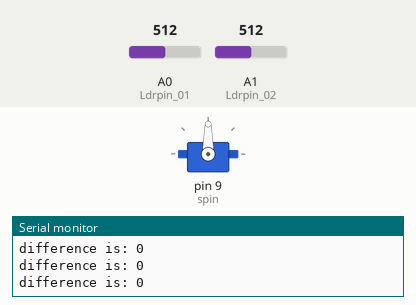
This sketch was run on a simulated Arduino Uno, built with avr-gcc and run on an emulated ATmega328P. Parts: servo, the last lines printed to the serial monitor. The inputs (shaded band) are chosen by the test bench; at power-on: A0 (Ldrpin_01) = 512, A1 (Ldrpin_02) = 512.

Above: at 1.2 s.
1.3 s: A0 (Ldrpin_01) set to 618
4.3 s: A0 (Ldrpin_01) set to 641
At 7.0 s:
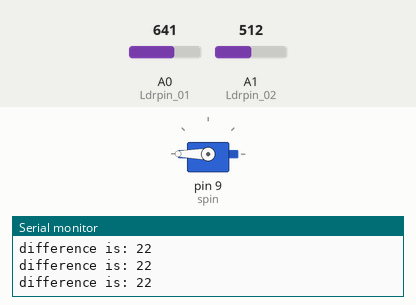
7.3 s: A1 (Ldrpin_02) set to 737
8.8 s: A1 (Ldrpin_02) set to 774
At 9.27 s:
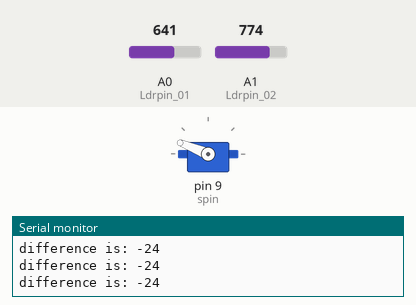
11.8 s: A0 (Ldrpin_01) set to 876
At 11.8 s:
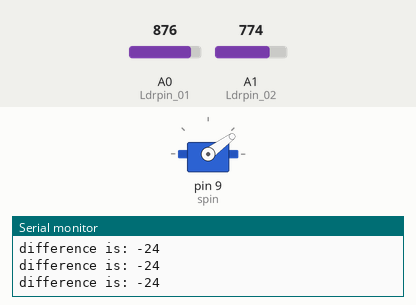
13.3 s: A0 (Ldrpin_01) set to 906
At 13.77 s:
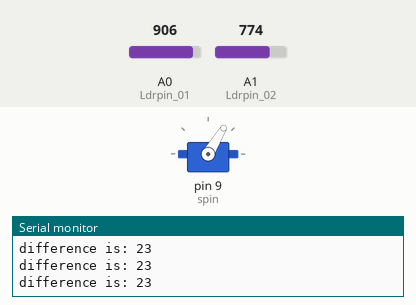
Timing chart, 0 to 17.3 s (numbered marks = the images above; inputs shaded):
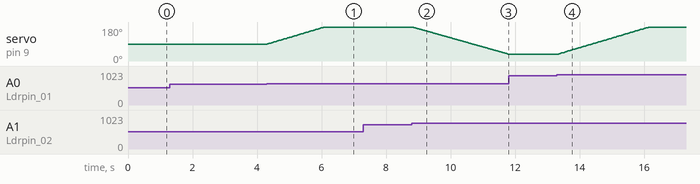

The sketch:

code.ino
```cpp
// Sun following Panel using 2 Ldrs.
#include<Servo.h>                                    //including servo library
# define spin 9                                      //defining servo pin
#define Ldrpin_01 A0                                 //defining Ldr pins
#define Ldrpin_02 A1
int val1;  //assuming it is morning then ldr1 is far from sun and ldr2 is close to sun.[ldr1 is above, ldr2 is below]
int val2;
int diff;
int val=20;                                          //predefined value obtained while testing.(can vary depending on light intensity)
int angle=90;
Servo myservo;                                       //object myservo from class Servo.
void setup() {
  // put your setup code here, to run once:
pinMode(spin,OUTPUT);                                //declaring servo pin as output.
pinMode(Ldrpin_01,INPUT);                            //declaring ldr pins as input.
pinMode(Ldrpin_02,INPUT);
myservo.attach(spin);                                //telling that my servo is attached to servo pin using library function.
Serial.begin(9600);
myservo.write(angle);                                //initially put servo at 90 degrees i.e. horizontal to surface.
}

void loop() {
  // put your main code here, to run repeatedly:
diff = readval();                 //calling function that reads and prints the ldr values

if (diff>val)                     //[EVENING] if the difference is greater than val i.e. upper ldr is more exposed,then sun is back, turn towards west.
{
  if(angle<180)                   //as long as the angle is less than 180deg increase the angle from 90deg or prev angle, for corresponding change in light intensity.
    angle++;
myservo.write(angle);
delay(10);                       //wait for 10milli seconds and check again[to get slow response to change in intensity, the time can be increased].
}
else if (diff<-val)               //[MORNING] if the difference is less than negeative val i.e. lower ldr is more exposed,then sun is front, turn towards east.
{
  if(angle>30)                    //as long as the angle is greater than 30deg decrease the angle from 90deg or prev angle, for corresponding change in light intensity.
     angle--;
myservo.write(angle);
delay(10);

}
}

int readval(){                    //The following can be directly used in void loop. It is not compulsory to create a new function, it is just neat this way.
  int dif;
val1 = analogRead(Ldrpin_01);
val2 = analogRead(Ldrpin_02);
val1 = map(val1,0,1023,0,180);
val2 = map(val2,0,1023,0,180);    //print statements can also be added to see the LDR values obtained
dif = val1-val2;
Serial.print("difference is: ");
Serial.println(dif);              //print statement is used just for viewing our values while testing.[can be omitted]
return dif;
}
```

Measured:
- the behaviour switches between 630 and 631 on A0 (Ldrpin_01) (found by bisection; images 0 and 1)
- the behaviour switches between 755 and 756 on A1 (Ldrpin_02) (found by bisection; images 1 and 2)
- the behaviour switches between 892 and 893 on A0 (Ldrpin_01) (found by bisection; images 3 and 4)
- after the input at 4.3 s, servo on pin 9 (spin): moves from 90° to 180° over 1.8 s, starting at once
- after the input at 8.8 s, servo on pin 9 (spin): moves from 180° to 36° over 3.0 s, starting at once
- after the input at 11.8 s, servo on pin 9 (spin): stays 36° (without the input it goes to 35° after 0.02 s)
- after the input at 13.3 s, servo on pin 9 (spin): moves from 36° to 180° over 2.8 s, starting at once
